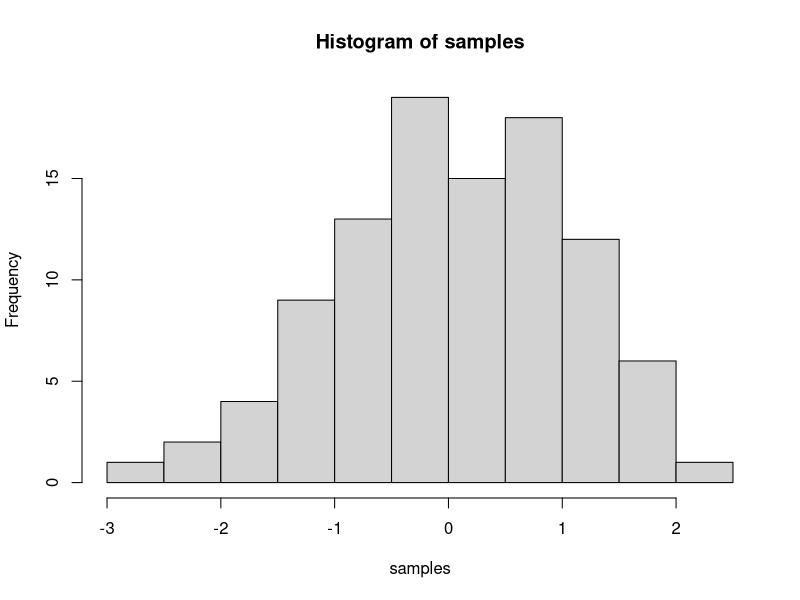

Source code (R):
## ---- chunk 1
samples <- rnorm(100, mean=0, sd=1)
hist(samples)
## ---- chunk 2
1+2
2*5
5/3
(1+6+4)/5

## ---- chunk 3
a<-1
b<-2
a+b

d<-c(1,2,3)
e<-c(5,6,7)
d+e
d*e
d/e

## ---- chunk 4
# for loop solution
# i becomes the number 1 to 100 at each step of the loop


a <- length(100) # make empty variable, set length to 100
for (i in 1:100){
  a[i] <-i #assigns the number in i, to the ith index of a
}

print(a)

# for loop solution #2

a<-c() #create empty variable using combine command
for (i in 1:100){
  a<-c(a,i) # keeps combining a with itself and the new number in i
}
print(a)

# seq solution
a <- seq(1,100,1) # look up help for seq using ?seq() in console
print(a)

